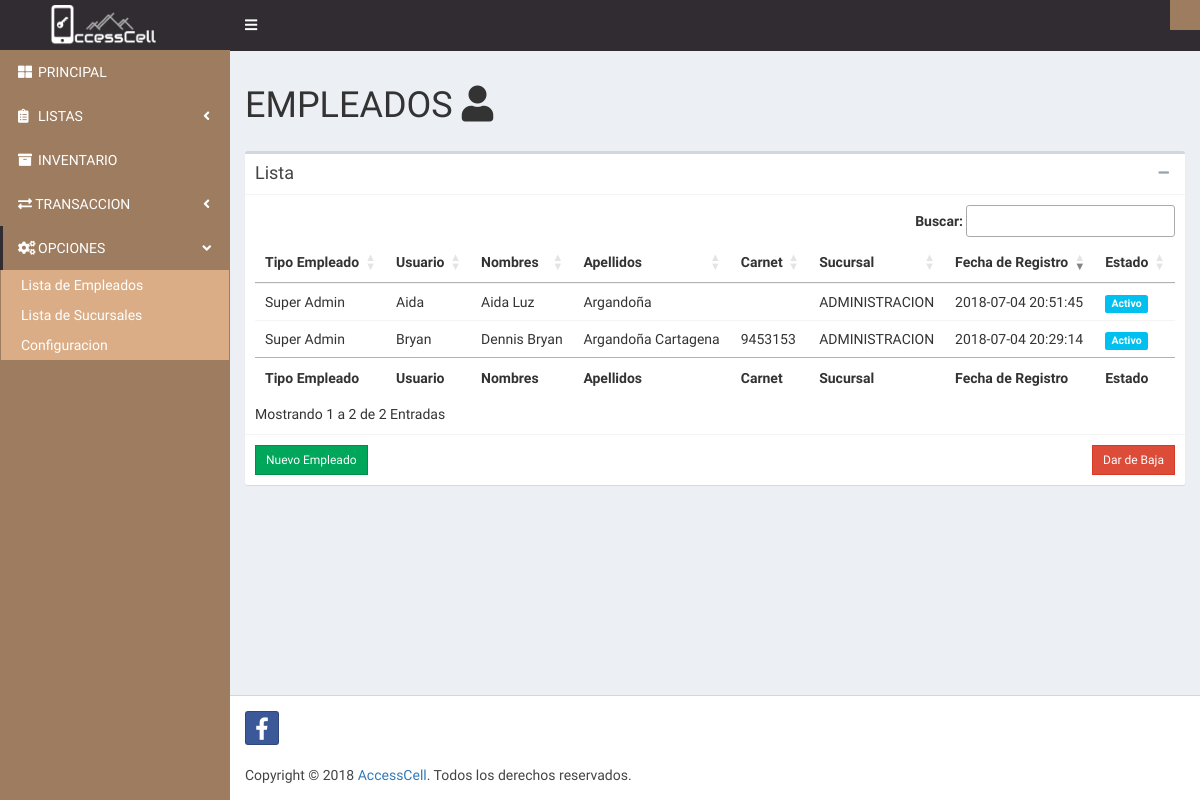
Before: /admin-empleados.php with the older database file.
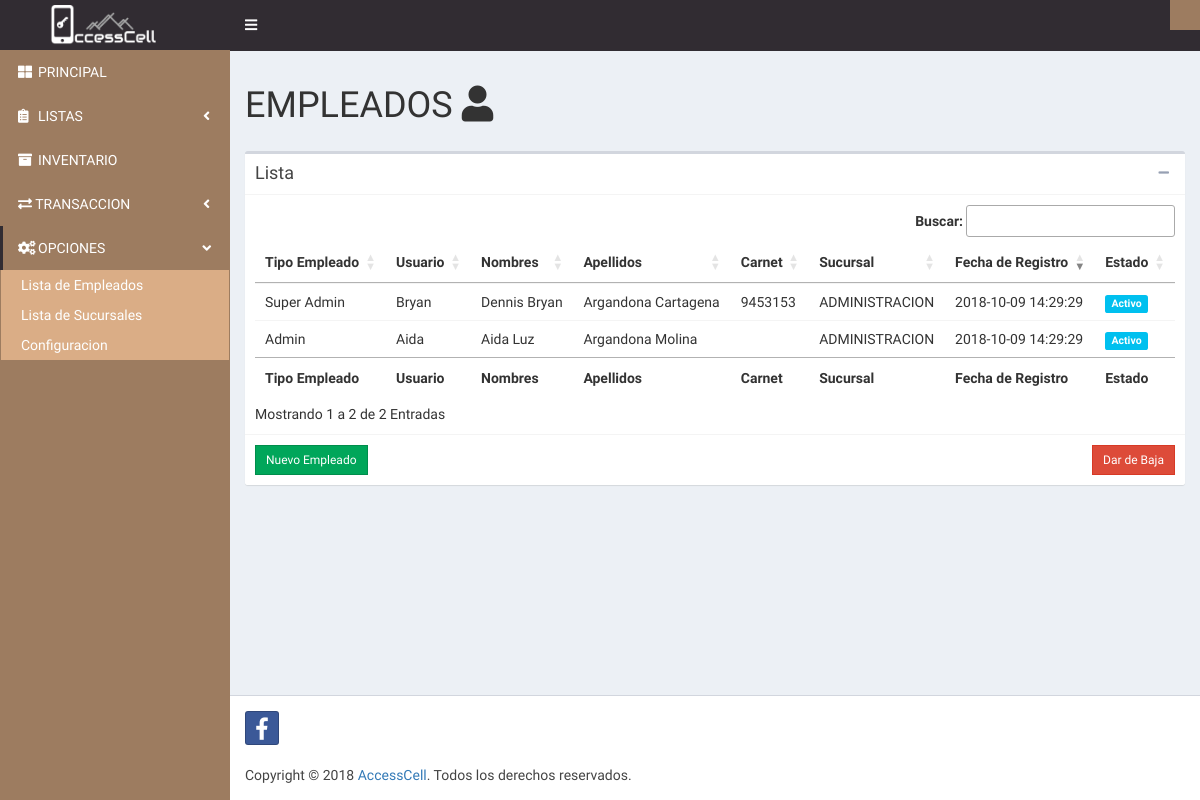
After: the same page with the newer database file.
### tables this page shows
CREATE TABLE `empleado` (
  `idempleado` int(11) NOT NULL,
  `tipo_empleado` varchar(45) NOT NULL,
  `username` varchar(45) NOT NULL,
  `password` varchar(45) NOT NULL,
  `nombres` varchar(45) NOT NULL,
  `apellidos` varchar(45) NOT NULL,
  `telefono` varchar(45) DEFAULT NULL,
  `carnet` varchar(45) DEFAULT NULL,
  `sucursalid` int(11) NOT NULL,
  `fecha_registro` datetime NOT NULL DEFAULT CURRENT_TIMESTAMP,
  `estado` int(11) NOT NULL DEFAULT '1'
);

CREATE TABLE `sucursal` (
  `idsucursal` int(11) NOT NULL,
  `razon_social` varchar(100) NOT NULL,
  `direccion` varchar(150) NOT NULL,
  `telefono` varchar(15) NOT NULL
);

### admin-empleados.php (the view, shortened to what this page needs)
<!DOCTYPE html>
<html lang="es">
<head>
    <?php include_once('includes/head.php');?>
</head>
<body class="hold-transition skin-primary sidebar-mini">
    <div class="wrapper">
        <?php $page='OPCIONES'; include 'includes/admin-header.php';?>
            <?php include 'includes/admin-sidebar.php';?>
                <div class="content-wrapper">
                    <section class="content-header">
                        <div class="row">
                            <div class="col-md-11">
                                <h1>EMPLEADOS <i class="fas fa-user"></i></h1>
                            </div>
                        </div>
                    </section>
                    <section class="content container-fluid">
                        <div class="box">
                            <div class="box-header with-border">
                                <h3 class="box-title">Lista</h3>
                                <div class="box-tools pull-right">
                                    <button type="button" class="btn btn-box-tool" data-widget="collapse"><i class="fa fa-minus"></i>
                                    </button>
                                </div>
                            </div>
                            <div class="box-body">
                                <div class="table-responsive">
                                    <table id="empleados" class="table no-margin">
                                        <thead>
                                            <tr>
                                                <th>Tipo Empleado</th>
                                                <th>Usuario</th>
                                                <th>Nombres</th>
                                                <th>Apellidos</th>
                                                <th>Carnet</th>
                                                <th>Sucursal</th>
                                                <th>Fecha de Registro</th>
                                                <th>Estado</th>
                                            </tr>
                                        </thead>
                                        <tbody>
                                            <?php $sql = "SELECT * FROM empleado INNER JOIN sucursal ON(sucursal.idsucursal = empleado.sucursalid)";
                                                $result = mysqli_query($conn,$sql);
                                                if ($result->num_rows > 0) {
                                                    while($row = $result->fetch_assoc()) {
                                                        if($row['estado']==1){
                                                            $estado = "<span class='label label-info'>Activo</span>";
                                                        }
                                                        else{
                                                            $estado = "<span class='label label-warning'>Inactivo</span>";
                                                        }
                                                        $id = $row['idempleado'];
                                                        echo "<tr id='$id'>";
                                                        echo "<td data-target='tipo'>".$row['tipo_empleado']."</td>";
                                                        echo "<td data-target='user'>".$row['username']."</td>";
                                                        echo "<td data-target='nombres'>".$row['nombres']."</td>";
                                                        echo "<td data-target='apellidos'>".$row['apellidos']."</td>";
                                                        echo "<td data-target='carnet'>".$row['carnet']."</td>";
                                                        echo "<td data-target='sucursal'>".$row['razon_social']."</td>";
                                                        echo "<td data-target='fecha'>".$row['fecha_registro']."</td>";
                                                        echo "<td data-target='estado'>".$estado."</td>";
                                                        echo "</tr>";
                                                    }
                                                    } else {
                                                        echo "0 resultados";
                                                    }
                                            ?>
                                        </tbody>
                                        <tfoot>
                                            <tr>
                                                <th>Tipo Empleado</th>
                                                <th>Usuario</th>
                                                <th>Nombres</th>
                                                <th>Apellidos</th>
                                                <th>Carnet</th>
                                                <th>Sucursal</th>
                                                <th>Fecha de Registro</th>
                                                <th>Estado</th>
                                            </tr>
                                        </tfoot>
                                    </table>
                                </div>
                            </div>
                            <div class="box-footer clearfix">
                                <a class="btn btn-sm btn-success btn-flat pull-left" id="btnadd" data-toggle="modal" data-target="#modal-agregar">Nuevo Empleado</a>
                                <a class="btn btn-sm btn-danger btn-flat pull-right" id="btnadd" data-toggle="modal" data-target="#modal-baja">Dar de Baja</a>
                            </div>
                        </div>
                    </section>
                </div>
                <?php include 'includes/admin-footer.php';?>
    </div>
</body>
</html>

### includes/head.php (shortened to what this page needs)
<link rel="stylesheet" href="https://maxcdn.bootstrapcdn.com/bootstrap/3.3.7/css/bootstrap.min.css">
<link href="dist/css/main.css" rel="stylesheet">
<link href="dist/css/AdminLTE.css" rel="stylesheet">
<link href="dist/css/skins/_all-skins.css" rel="stylesheet">
<link href="https://cdnjs.cloudflare.com/ajax/libs/select2/4.0.6-rc.0/css/select2.min.css" rel="stylesheet" />
<link href="https://use.fontawesome.com/releases/v5.0.13/css/all.css" rel="stylesheet">
<link href="https://cdn.datatables.net/1.10.16/css/jquery.dataTables.min.css" rel="stylesheet">
<link href="https://cdn.datatables.net/buttons/1.5.1/css/buttons.dataTables.min.css" rel="stylesheet">

### includes/admin-header.php (shortened to what this page needs)
<header class="main-header">
    <a class="logo" href="admin-dashboard">
        <img class="img-responsive logo-lg" src="dist/img/Logo.png" alt="LOGO ACCESSCELL" width="65%">
    </a>
    <nav class="navbar navbar-static-top" role="navigation">
        <a class="sidebar-toggle" data-toggle="push-menu" href="#" role="button">
        </a>
        <div class="navbar-custom-menu">
            <ul class="nav navbar-nav">
                <li class="dropdown user user-menu">
                    <a class="dropdown-toggle" data-toggle="dropdown" href="#">
                    </a>
                </li>
            </ul>
        </div>
    </nav>
</header>

### includes/admin-sidebar.php (shortened to what this page needs)
<aside class="main-sidebar">
    <section class="sidebar">
        <ul class="sidebar-menu" data-widget="tree">
            <li class="<?php if($page=='PRINCIPAL'){echo 'active';} ?>">
                <?php echo "<a href='admin-dashboard'><i class='fa fa-th-large'></i><span>" .'PRINCIPAL'. "</span></a>"; ?>
            </li>
            <li class="treeview <?php if($page=='LISTAS'){echo 'active';} ?>">
                <a href="#"><i class="fa fa-clipboard-list"></i><span>LISTAS</span><span class="pull-right-container"><i class="fa fa-angle-left pull-right"></i></span></a>
            </li>
            <li class="<?php if($page=='INVENTARIO'){echo 'active';} ?>">
                <?php echo "<a href='admin-dashboard-inventario'><i class='fa fa-archive'></i><span>" .'INVENTARIO'. "</span></a>"; ?>
            </li>
            <li class="treeview <?php if($page=='TRANSACCION'){echo 'active';} ?>">
                <a href="#"><i class="fas fa-exchange-alt"></i><span> TRANSACCION</span><span class="pull-right-container"><i class="fa fa-angle-left pull-right"></i></span></a>
            </li>
            <li class="treeview <?php if($page=='OPCIONES'){echo 'active';} ?>">
                <a href="#"><i class="fa fa-cogs"></i><span>OPCIONES</span><span class="pull-right-container"><i class="fa fa-angle-left pull-right"></i></span></a>
                <ul class="treeview-menu">
                    <li>
                        <?php echo "<a href='admin-empleados'>" .'Lista de Empleados'. "</a>"; ?>
                    </li>
                    <li>
                        <?php echo "<a href='admin-list-sucursales'>" .'Lista de Sucursales'. "</a>"; ?>
                    </li>
                    <li>
                        <?php echo "<a href='admin-configuration'>" .'Configuracion'. "</a>"; ?>
                    </li>
                </ul>
            </li>
        </ul>
    </section>
</aside>

### includes/admin-footer.php (shortened to what this page needs)
<footer class="main-footer">
    <a class="btn btn-social-icon btn-facebook" href="https://www.facebook.com/AccessCell-SRL-2079582335590703" target="_blank"><i class="fab fa-facebook-f"></i></a> <br><br>Copyright © 2018 <a href="../admin-dashboard.php">AccessCell</a>. Todos los derechos reservados.
</footer>

Changed rows visible on the page:
removed empleado: tipo_empleado "Super Admin", username "Bryan", nombres "Dennis Bryan", apellidos "Argandoña Cartagena", carnet "9453153", sucursalid.razon_social "ADMINISTRACION", fecha_registro "2018-07-04 20:29:14", estado "Activo"
removed empleado: tipo_empleado "Super Admin", username "Aida", nombres "Aida Luz", apellidos "Argandoña", sucursalid.razon_social "ADMINISTRACION", fecha_registro "2018-07-04 20:51:45", estado "Activo"
added empleado: tipo_empleado "Super Admin", username "Bryan", nombres "Dennis Bryan", apellidos "Argandona Cartagena", carnet "9453153", sucursalid.razon_social "ADMINISTRACION", fecha_registro "2018-10-09 14:29:29", estado "Activo"
added empleado: tipo_empleado "Admin", username "Aida", nombres "Aida Luz", apellidos "Argandona Molina", sucursalid.razon_social "ADMINISTRACION", fecha_registro "2018-10-09 14:29:29", estado "Activo"
